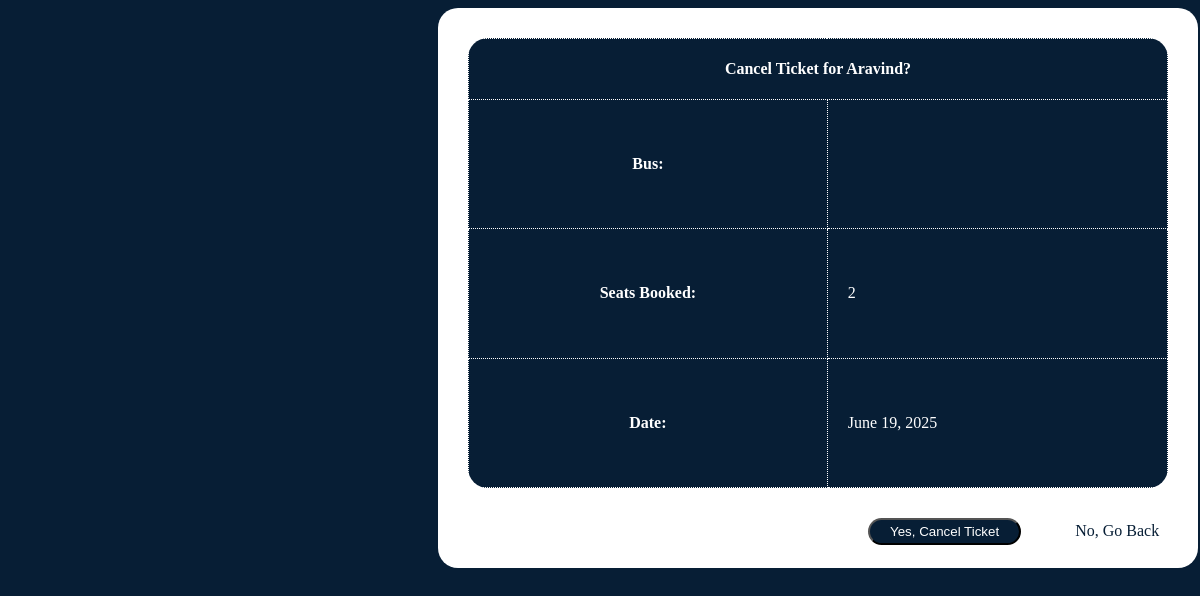
Page /cancel/124/ on the committed database.
### home/models.py (models this page shows, shortened)
class journey(models.Model):
    pick = models.CharField()
    drop = models.CharField()
    seat = models.IntegerField()
    date = models.DateField()
    passanger_name = models.CharField()
    email_id = models.EmailField()
    phone_no = models.CharField()
    bus = models.ForeignKey(buslist, on_delete=models.CASCADE)
    ticket_number = models.CharField(max_length=10, unique=True, blank=True)

### home/views.py (the view, shortened to what this page needs)
# urls.py: path('cancel/<int:journey_id>/',v2.cancelview,name='cancel'),
def cancelview(request, journey_id):
    ticket = get_object_or_404(journey, id=journey_id)
    return render(request,"cancel.html", {'ticket': ticket})

### home/templates/cancel.html (shortened to what this page needs)
<!DOCTYPE html>
{% load static %}
<html>
<head>
    <link rel="stylesheet" href="{% static 'css/cancel.css' %}">
</head>
<body>
    <div>
    <table>
        <tr>
            <th  colspan="2" id="name"><p>Cancel Ticket for {{ ticket.passanger_name }}?</h2></th>
        </tr>
        <tr>
            <th>Bus:</th>
            <td>{{ ticket.bus.name }}</td>
        </tr>
        <tr>
            <th>Seats Booked:</th>
            <td>{{ ticket.seat }}</td>
        </tr>
       <tr>
            <th>Date: </th>
            <td>{{ ticket.date }}</td>
        </tr>
    </table>
    <form method="post">
        <button type="submit">Yes, Cancel Ticket</button>
        <a href="{% url 'home' ticket.passanger_name %}">No, Go Back</a>
    </form>
    </div>
</body>
</html>

### home/static/css/cancel.css (style rules this page uses)
body { background-color: rgb(7, 30, 53); }
div { background-color: white; padding: 30px; margin-left: 430px; width: 700px; height: 500px; border-radius: 20px; }
th,td { border: 1px dotted white; padding: 0px 20px; }
table { background-color: rgb(7, 30, 53); padding: 30px; width: 700px; height: 450px; border-radius: 20px; border: 1px dotted white; border-collapse: collapse; border-radius: 20px; color: white; }
#name { height: 60px; }
form { margin-left: 400px; margin-top: 30px; }
button { background-color: rgb(7, 30, 53); border-radius: 20px; color: white; padding: 4px 20px; }
a { text-decoration: none; color: rgb(7, 30, 53); margin-left: 50px; }

### rows in the picture
journey: passanger_name "Aravind", seat "2", date "June 19, 2025"
